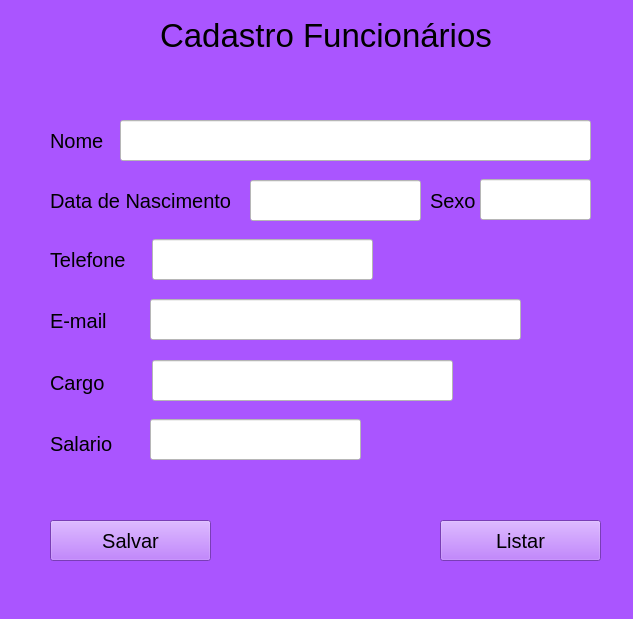
<?xml version="1.0" encoding="UTF-8"?>
<ui version="4.0">
 <class>MainWindow</class>
 <widget class="QMainWindow" name="MainWindow">
  <property name="geometry">
   <rect>
    <x>0</x>
    <y>0</y>
    <width>633</width>
    <height>619</height>
   </rect>
  </property>
  <property name="windowTitle">
   <string>MainWindow</string>
  </property>
  <property name="styleSheet">
   <string notr="true">background-color: rgb(170, 85, 255);</string>
  </property>
  <widget class="QWidget" name="centralwidget">
   <widget class="QLabel" name="label">
    <property name="geometry">
     <rect>
      <x>160</x>
      <y>10</y>
      <width>351</width>
      <height>51</height>
     </rect>
    </property>
    <property name="font">
     <font>
      <pointsize>25</pointsize>
     </font>
    </property>
    <property name="text">
     <string>Cadastro Funcionários</string>
    </property>
   </widget>
   <widget class="QPushButton" name="pushButton">
    <property name="geometry">
     <rect>
      <x>50</x>
      <y>520</y>
      <width>161</width>
      <height>41</height>
     </rect>
    </property>
    <property name="font">
     <font>
      <pointsize>15</pointsize>
     </font>
    </property>
    <property name="text">
     <string>Salvar</string>
    </property>
   </widget>
   <widget class="QLabel" name="label_2">
    <property name="geometry">
     <rect>
      <x>50</x>
      <y>120</y>
      <width>131</width>
      <height>41</height>
     </rect>
    </property>
    <property name="font">
     <font>
      <pointsize>15</pointsize>
     </font>
    </property>
    <property name="text">
     <string>Nome</string>
    </property>
   </widget>
   <widget class="QLabel" name="label_3">
    <property name="geometry">
     <rect>
      <x>50</x>
      <y>180</y>
      <width>181</width>
      <height>41</height>
     </rect>
    </property>
    <property name="font">
     <font>
      <pointsize>15</pointsize>
     </font>
    </property>
    <property name="text">
     <string>Data de Nascimento</string>
    </property>
   </widget>
   <widget class="QLabel" name="label_4">
    <property name="geometry">
     <rect>
      <x>430</x>
      <y>180</y>
      <width>81</width>
      <height>41</height>
     </rect>
    </property>
    <property name="font">
     <font>
      <pointsize>15</pointsize>
     </font>
    </property>
    <property name="text">
     <string>Sexo</string>
    </property>
   </widget>
   <widget class="QLabel" name="label_5">
    <property name="geometry">
     <rect>
      <x>50</x>
      <y>239</y>
      <width>171</width>
      <height>41</height>
     </rect>
    </property>
    <property name="font">
     <font>
      <pointsize>15</pointsize>
     </font>
    </property>
    <property name="text">
     <string>Telefone</string>
    </property>
   </widget>
   <widget class="QLabel" name="label_6">
    <property name="geometry">
     <rect>
      <x>50</x>
      <y>300</y>
      <width>81</width>
      <height>41</height>
     </rect>
    </property>
    <property name="font">
     <font>
      <pointsize>15</pointsize>
     </font>
    </property>
    <property name="text">
     <string>E-mail</string>
    </property>
   </widget>
   <widget class="QLabel" name="label_7">
    <property name="geometry">
     <rect>
      <x>50</x>
      <y>362</y>
      <width>71</width>
      <height>41</height>
     </rect>
    </property>
    <property name="font">
     <font>
      <pointsize>15</pointsize>
     </font>
    </property>
    <property name="text">
     <string>Cargo</string>
    </property>
   </widget>
   <widget class="QLabel" name="label_8">
    <property name="geometry">
     <rect>
      <x>50</x>
      <y>423</y>
      <width>91</width>
      <height>41</height>
     </rect>
    </property>
    <property name="font">
     <font>
      <pointsize>15</pointsize>
     </font>
    </property>
    <property name="text">
     <string>Salario</string>
    </property>
   </widget>
   <widget class="QLineEdit" name="lineEdit">
    <property name="geometry">
     <rect>
      <x>120</x>
      <y>120</y>
      <width>471</width>
      <height>41</height>
     </rect>
    </property>
    <property name="font">
     <font>
      <pointsize>15</pointsize>
     </font>
    </property>
    <property name="styleSheet">
     <string notr="true">background-color: rgb(255, 255, 255);</string>
    </property>
    <property name="text">
     <string/>
    </property>
   </widget>
   <widget class="QLineEdit" name="lineEdit_2">
    <property name="geometry">
     <rect>
      <x>480</x>
      <y>179</y>
      <width>111</width>
      <height>41</height>
     </rect>
    </property>
    <property name="font">
     <font>
      <pointsize>15</pointsize>
     </font>
    </property>
    <property name="styleSheet">
     <string notr="true">background-color: rgb(255, 255, 255);</string>
    </property>
    <property name="text">
     <string/>
    </property>
   </widget>
   <widget class="QLineEdit" name="lineEdit_3">
    <property name="geometry">
     <rect>
      <x>250</x>
      <y>180</y>
      <width>171</width>
      <height>41</height>
     </rect>
    </property>
    <property name="font">
     <font>
      <pointsize>15</pointsize>
     </font>
    </property>
    <property name="styleSheet">
     <string notr="true">
background-color: rgb(255, 255, 255);</string>
    </property>
   </widget>
   <widget class="QLineEdit" name="lineEdit_4">
    <property name="geometry">
     <rect>
      <x>152</x>
      <y>239</y>
      <width>221</width>
      <height>41</height>
     </rect>
    </property>
    <property name="font">
     <font>
      <pointsize>15</pointsize>
     </font>
    </property>
    <property name="styleSheet">
     <string notr="true">background-color: rgb(255, 255, 255);</string>
    </property>
   </widget>
   <widget class="QLineEdit" name="lineEdit_5">
    <property name="geometry">
     <rect>
      <x>150</x>
      <y>299</y>
      <width>371</width>
      <height>41</height>
     </rect>
    </property>
    <property name="font">
     <font>
      <pointsize>15</pointsize>
     </font>
    </property>
    <property name="styleSheet">
     <string notr="true">background-color: rgb(255, 255, 255);</string>
    </property>
   </widget>
   <widget class="QLineEdit" name="lineEdit_6">
    <property name="geometry">
     <rect>
      <x>152</x>
      <y>360</y>
      <width>301</width>
      <height>41</height>
     </rect>
    </property>
    <property name="font">
     <font>
      <pointsize>15</pointsize>
     </font>
    </property>
    <property name="styleSheet">
     <string notr="true">background-color: rgb(255, 255, 255);</string>
    </property>
   </widget>
   <widget class="QLineEdit" name="lineEdit_7">
    <property name="geometry">
     <rect>
      <x>150</x>
      <y>419</y>
      <width>211</width>
      <height>41</height>
     </rect>
    </property>
    <property name="font">
     <font>
      <pointsize>15</pointsize>
     </font>
    </property>
    <property name="styleSheet">
     <string notr="true">background-color: rgb(255, 255, 255);</string>
    </property>
   </widget>
   <widget class="QPushButton" name="pushButton_2">
    <property name="geometry">
     <rect>
      <x>440</x>
      <y>520</y>
      <width>161</width>
      <height>41</height>
     </rect>
    </property>
    <property name="font">
     <font>
      <pointsize>15</pointsize>
     </font>
    </property>
    <property name="text">
     <string>Listar</string>
    </property>
   </widget>
  </widget>
  <widget class="QMenuBar" name="menubar">
   <property name="geometry">
    <rect>
     <x>0</x>
     <y>0</y>
     <width>633</width>
     <height>21</height>
    </rect>
   </property>
  </widget>
  <widget class="QStatusBar" name="statusbar"/>
 </widget>
 <resources/>
 <connections/>
</ui>
